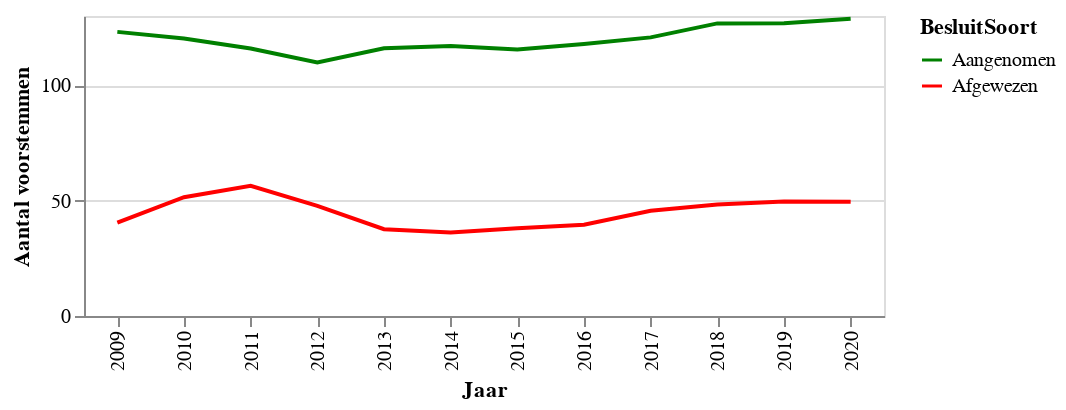

Notebook source saved alongside this figure:
### Markdown cell above
Het aantal moties stijgt, en met name het aantal aangenomen moties. In verkiezingsjaren (2010, 2012 en 2017) ligt het aantal moties lager. Tussen 2012 en 2013 werden veel moties afgewezen

### Code cell
data = df.groupby(['Jaar', 'BesluitSoort']).agg(Aantal=('Voor', 'mean')).reset_index()
data = data.replace({0: 'Afgewezen', 1: 'Aangenomen'})

# source = source.melt('index',var_name='Stem', value_name='Gemiddeld aantal voorstemmen')
# source['index'] += 2008
chart = alt.Chart(data,width=400,height = 150).mark_line().encode(
    x=alt.X('Jaar:N', axis=alt.Axis(title='Jaar')),
    y='Aantal:Q',
    color=alt.Color('BesluitSoort:N',
                scale=alt.Scale(
        domain=['Aangenomen','Afgewezen'],
        range=['green', 'red']))

)
chart.encoding.y.title = 'Aantal voorstemmen'
chart

### Figure 1 — Vega-Lite specification as saved in the notebook (floating-point values rounded to 4 significant figures)
{"config": {"view": {"continuousWidth": 400, "continuousHeight": 300}}, "data": {"name": "data-2b37cdb0be5c4026849b40e898af1e1c"}, "mark": "line", "encoding": {"color": {"type": "nominal", "field": "BesluitSoort", "scale": {"domain": ["Aangenomen", "Afgewezen"], "range": ["green", "red"]}}, "x": {"type": "nominal", "axis": {"title": "Jaar"}, "field": "Jaar"}, "y": {"type": "quantitative", "field": "Aantal", "title": "Aantal voorstemmen"}}, "height": 150, "width": 400, "$schema": "https://vega.github.io/schema/vega-lite/v4.8.1.json", "datasets": {"data-2b37cdb0be5c4026849b40e898af1e1c": [{"Jaar": 2009, "BesluitSoort": "Afgewezen", "Aantal": 40.43}, {"Jaar": 2009, "BesluitSoort": "Aangenomen", "Aantal": 123.1}, {"Jaar": 2010, "BesluitSoort": "Afgewezen", "Aantal": 51.47}, {"Jaar": 2010, "BesluitSoort": "Aangenomen", "Aantal": 120.3}, {"Jaar": 2011, "BesluitSoort": "Afgewezen", "Aantal": 56.39}, {"Jaar": 2011, "BesluitSoort": "Aangenomen", "Aantal": 115.9}, {"Jaar": 2012, "BesluitSoort": "Afgewezen", "Aantal": 47.69}, {"Jaar": 2012, "BesluitSoort": "Aangenomen", "Aantal": 109.9}, {"Jaar": 2013, "BesluitSoort": "Afgewezen", "Aantal": 37.63}, {"Jaar": 2013, "BesluitSoort": "Aangenomen", "Aantal": 116.0}, {"Jaar": 2014, "BesluitSoort": "Afgewezen", "Aantal": 36.23}, {"Jaar": 2014, "BesluitSoort": "Aangenomen", "Aantal": 117.0}, {"Jaar": 2015, "BesluitSoort": "Afgewezen", "Aantal": 38.0}, {"Jaar": 2015, "BesluitSoort": "Aangenomen", "Aantal": 115.4}, {"Jaar": 2016, "BesluitSoort": "Afgewezen", "Aantal": 39.58}, {"Jaar": 2016, "BesluitSoort": "Aangenomen", "Aantal": 117.8}, {"Jaar": 2017, "BesluitSoort": "Afgewezen", "Aantal": 45.58}, {"Jaar": 2017, "BesluitSoort": "Aangenomen", "Aantal": 120.7}, {"Jaar": 2018, "BesluitSoort": "Afgewezen", "Aantal": 48.3}, {"Jaar": 2018, "BesluitSoort": "Aangenomen", "Aantal": 126.8}, {"Jaar": 2019, "BesluitSoort": "Afgewezen", "Aantal": 49.66}, {"Jaar": 2019, "BesluitSoort": "Aangenomen", "Aantal": 126.8}, {"Jaar": 2020, "BesluitSoort": "Afgewezen", "Aantal": 49.51}, {"Jaar": 2020, "BesluitSoort": "Aangenomen", "Aantal": 128.8}]}}
